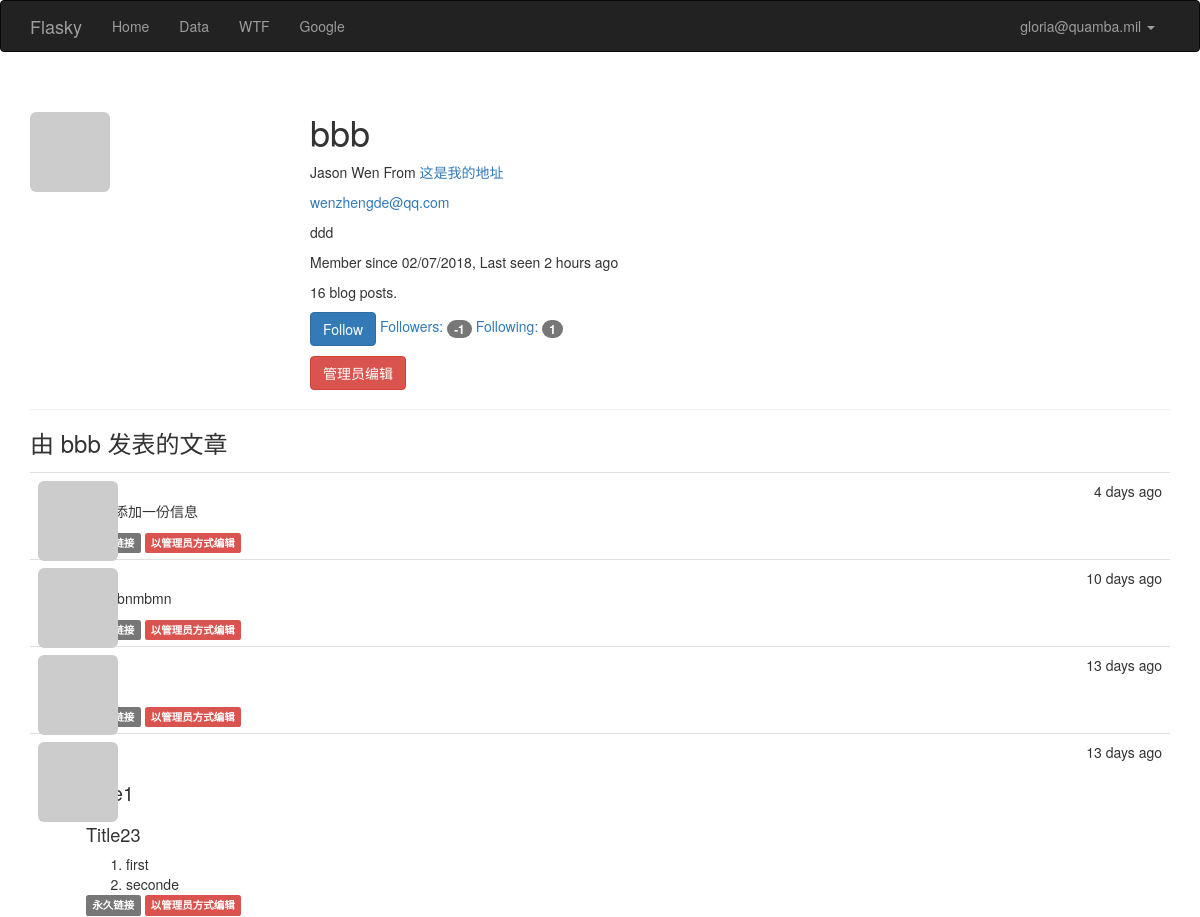
Before: /user/bbb (signed in, upper part) with the older database file.
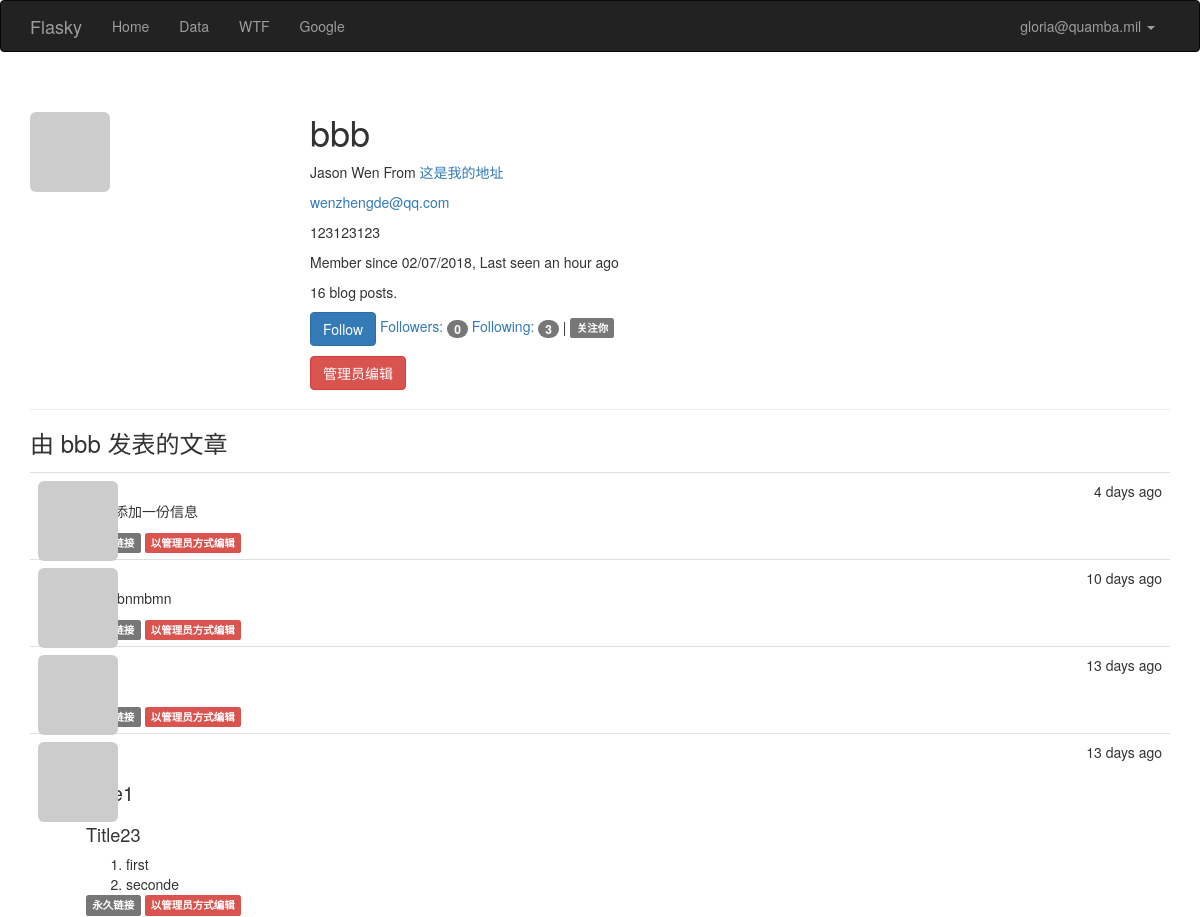
After: the same page with the newer database file.
### app/models.py (models this page shows, shortened)
class User(UserMixin,db.Model):
    __tablename__ = 'users'
    id = db.Column(db.Integer, primary_key=True)
    email = db.Column(db.String(64),unique=True,index=True)
    username = db.Column(db.String(64), unique=True, index=True)
    password_hash = db.Column(db.String(128))
    role_id = db.Column(db.Integer, db.ForeignKey('roles.id'))
    confirmed = db.Column(db.Boolean,default=False)
    name = db.Column(db.String(64))
    location = db.Column(db.String(64))
    about_me = db.Column(db.Text())
    member_since = db.Column(db.DateTime(),default=datetime.utcnow)
    last_seen = db.Column(db.DateTime(),default=datetime.utcnow)
    avatar_hash = db.Column(db.String(32))
    posts = db.relationship('Post',backref='author',lazy='dynamic')
    test1 = db.Column(db.String(32))
    followed = db.relationship('Follow',
                               foreign_keys=[Follow.follower_id],
                               backref=db.backref('follower',lazy='joined'),
                               lazy='dynamic',
                               cascade = 'all,delete-orphan')
    followers = db.relationship('Follow',
                               foreign_keys=[Follow.followed_id],
                               backref=db.backref('followed',lazy='joined'),
                               lazy='dynamic',
                               cascade='all,delete-orphan')
    def ping(self):
        self.last_seen = datetime.utcnow()
        db.session.add(self)
    def can(self, perm):
        return self.role is not None and self.role.has_permission(perm)
    @property
    def password(self):
        raise AttributeError('password is not a readable attribute')
    def gravatar(self,size=100,default='identicon',rating='g'):
        if request.is_secure:
            url = 'https://secure.gravatar.com/avatar'
        else:
            url = 'http://www.gravatar.com/avatar'
        hash = self.avatar_hash
        return '{url}/{hash}?s={size}&d={default}&r={rating}'.format(url=url,hash=hash,size=size,default=default,rating=rating)
    def is_following(self,user):
        if user.id is None:
            return False
        return self.followed.filter_by(followed_id = user.id).first() is not None

### app/main/views.py (the view)
@main.route('/user/<username>')
def user(username):
    user = User.query.filter_by(username = username).first()
    if user is None:
        abort(404)
    posts = user.posts.order_by(Post.timestamp.desc()).all()
    return render_template('user.html',user=user,posts=posts)

### app/auth/views.py (called while the page is built)
@auth.before_app_request
def before_request():
    if current_user.is_authenticated:
        current_user.ping()
        if not current_user.confirmed and request.endpoint[:5] !='auth.':
            return  redirect(url_for('auth.unconfirmed'))

### app/main/__init__.py (called while the page is built)
@main.app_context_processor
def inject_permissions():
    return dict(Permission=Permission)

### app/models.py (called while the page is built)
@login_manager.user_loader
def load_user(user_id):
    return User.query.get(int(user_id))

    def has_permission(self, perm):
        return self.permissions & perm == perm

### app/templates/user.html (shortened to what this page needs)
{% extends "base.html" %}
{% block page_content %}
<div class="page-header">
    <img class="img-rounded profile-thumbnail" src="{{ user.gravatar(size=256) }}">
    <div class="profile-header">
        <h1>{{ user.username }}</h1>
        {% if user.name or user.location %}
        <p>
        {% if user.name %}
            {{ user.name }}
        {% endif %}
        {% if user.location %}
            From <a href="http://maps.google.com/?q={{ user.location }}">{{ user.location }}</a>
        {% endif %}
        </p>
    {% endif %}
    {% if current_user.is_administrator %}
    <p><a href="mailto:{{ user.email }}">{{ user.email }}</a> </p>
    {% endif %}
    {% if user.about_me %}<p>{{ user.about_me }}</p>
    {% endif %}
    <p>
        Member since {{ moment(user.member_since).format('L') }},
        Last seen {{ moment(user.last_seen).fromNow() }}
    </p>
    <p>{{ user.posts.count() }} blog posts.</p>
    <p>
        {% if current_user.can(Permission.FOLLOW) and user != current_user %}
            {% if not current_user.is_following(user) %}
            <a href="{{ url_for('.follow', username=user.username) }}" class="btn btn-primary">Follow</a>
            {% else %}
            <a href="{{ url_for('.unfollow', username=user.username) }}" class="btn btn-default">Unfollow</a>
            {% endif %}{% endif %}
        <a href="{{ url_for('.followers', username=user.username) }}">Followers: <span class="badge">{{ user.followers.count()- 1 }}</span></a>
        <a href="{{ url_for('.followed_by', username=user.username) }}">Following: <span class="badge">{{ user.followed.count()- 1  }}</span></a>
        {% if current_user.is_authenticated and user != current_user and user.is_following(current_user) %}
        | <span class="label label-default">关注你</span>
        {% endif %}
    </p>
    <p>
    {% if current_user.is_administrator %}
        <a class="btn btn-danger"
           href="{{ url_for('.edit_profile_admin',id=user.id) }}">
        管理员编辑
        </a>
    {% endif %}
    </p>
    </div>
</div>
    <h3>由 {{ user.username }} 发表的文章</h3>
    {% include '_posts.html' %}
{% endblock %}

Changed rows visible on the page:
changed User "bbb": about_me "ddd" → "123123123"; last_seen "2 hours ago" → "an hour ago"
Other visible differences:
{{ user.followers.count()- 1 }}: "-1" → "0"
{{ user.followed.count()- 1 }}: "1" → "3"
text now shown: "| 关注你"
